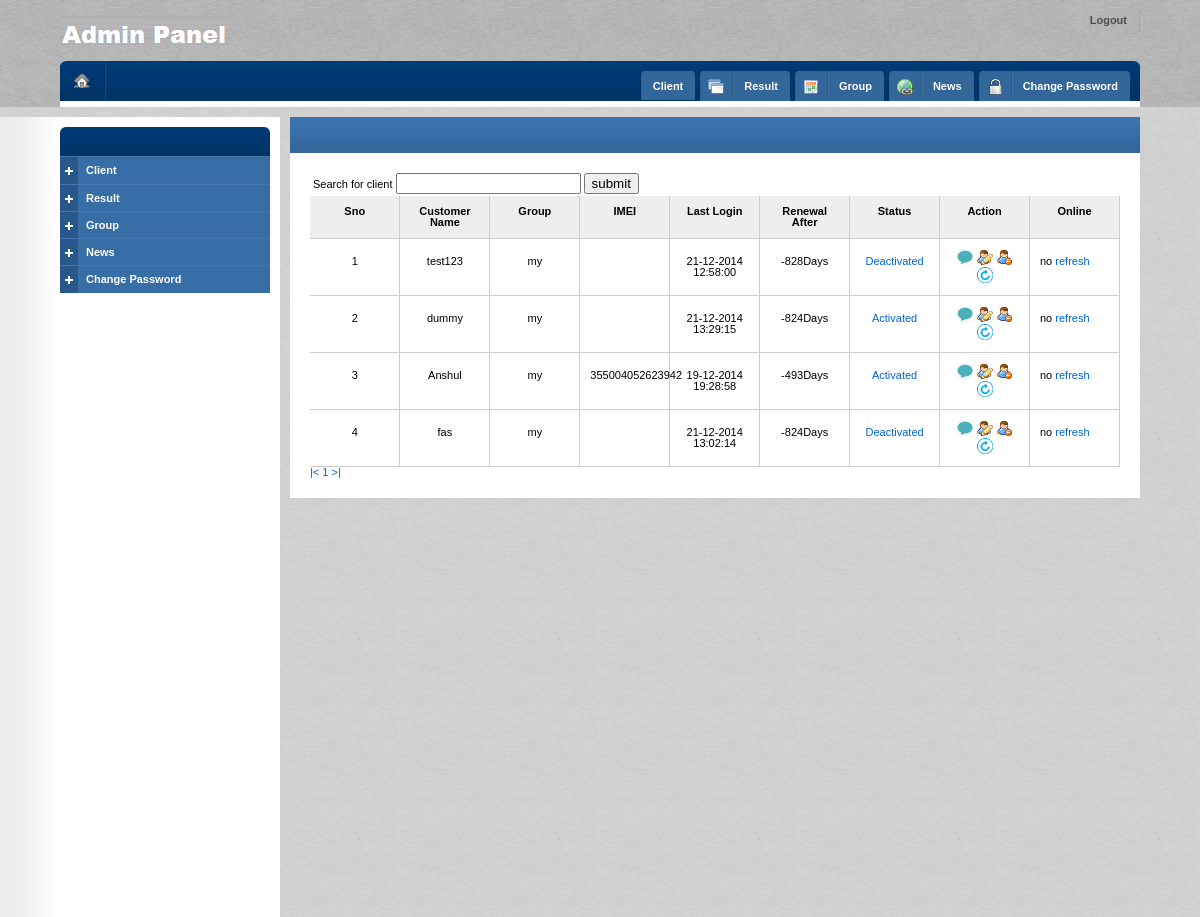
Page /view_client.php (signed in) on the committed database.
### tables this page shows
CREATE TABLE IF NOT EXISTS `customer` (
  `sno` int(8) NOT NULL AUTO_INCREMENT,
  `customer_name` varchar(128) NOT NULL DEFAULT '',
  `login_id` varchar(128) NOT NULL DEFAULT '',
  `password` varchar(128) NOT NULL DEFAULT '',
  `date_of_birth` date NOT NULL,
  `charges` int(8) NOT NULL,
  `profilename` varchar(255) NOT NULL,
  `uid` varchar(128) NOT NULL,
  `active_date` timestamp NOT NULL DEFAULT CURRENT_TIMESTAMP,
  `status` int(8) NOT NULL DEFAULT '0',
  `device_name` varchar(255) DEFAULT NULL,
  `imei` varchar(255) DEFAULT NULL,
  `expiry_date` datetime NOT NULL,
  `last_seen` text,
  `AddBy` varchar(100) NOT NULL,
  `online` tinyint(1) NOT NULL DEFAULT '0',
  PRIMARY KEY (`sno`),
  UNIQUE KEY `sno` (`sno`)
);

### view_client.php (the view, shortened to what this page needs)
<?php
$userTemp = $_SESSION['username'];
$currentdate=date('Y-m-d H:i:s');
$num_rec_per_page=10;
$query = "select customer_name,profilename,charges,expiry_date,DATEDIFF(expiry_date,'$currentdate'),sno as sno_now,status,login_id,password,uid,date_of_birth,imei,last_seen,online from customer where AddBy ='$userTemp'";
$result =  mysql_query($query) or die('cud not select');
?>
<!DOCTYPE html PUBLIC "-//W3C//DTD XHTML 1.0 Strict//EN" "http://www.w3.org/TR/xhtml1/DTD/xhtml1-strict.dtd">
<html xmlns="http://www.w3.org/1999/xhtml"><head><meta http-equiv="Content-Type" content="text/html; charset=UTF-8">
		<link rel="stylesheet" type="text/css" href="css/reset.css">
		<link rel="stylesheet" type="text/css" href="css/style.css" media="screen">
		<link id="color" rel="stylesheet" type="text/css" href="css/blue.css">
	<link rel="stylesheet" href="css/ui.css"></head>
	<body>
<div id="header">
			<div id="logo">
				<h1><a href="index.php" title="BlackWallet Admin Panel"><img src="image/logo.png" alt="BlackWallet Admin Panel"></a></h1>
			</div>
			<ul id="user">
				<li><a href="logout.php">Logout</a></li>
			</ul>
			<div id="header-inner">
				<div id="home">
					<a href="index.php" title="Home"></a>
				</div>
				<ul id="quick">
					<li>
						<a href="#" title="Products"><span class="normal">Client</span></a>
					</li>
					<li>
						<a href="#" title="Products"><span class="icon"><img src="image/application_double.png" alt="Products"></span><span>Result</span></a>
					</li>
					<li>
						<a href="" title="Events"><span class="icon"><img src="image/calendar.png" alt="Events"></span><span>Group</span></a>
					</li>
					<?php if($_SESSION['username']==='admin'){
					echo "<li>"."<a href=\"\" title=\"Links\"><span class=\"icon\"><img src=\"image/world_link.png\" alt=\"Links\"></span><span>News</span></a><ul style=\"visibility: hidden;\"><li><a href=\"add_news.php\">Add News</a></li><li class=\"last\"><a href=\"view_news.php\">View News</a></li></ul></li>";
					}
					?>
				<li>
						<a href="" title="Links"><span class="icon"><img src="image/password_img.png" alt="Links"></span><span>Change Password</span></a>
					</li>
				</ul>
				<div class="corner tl"></div>
				<div class="corner tr"></div>
			</div>
		</div>
		<div id="content">
			<div id="left">
				<div id="menu">
					<h6 id="h-menu-products" class="selected"><a href="#"><span></span>&nbsp;</a></h6>
					<ul id="menu-products" class="opened">
						<li class="collapsible">
							<a href="#" class="collapsible plus">Client</a>
						</li>
						<li class="collapsible last">
							<a href="#" class="collapsible plus">Result</a>
						</li>
                        <li class="collapsible last">
							<a href="#" class="collapsible plus">Group</a>
						</li>
                        <?php if($_SESSION['username']==='admin'){
						echo "<li class=\"collapsible last\">"."<a href=\"#\" class=\"collapsible plus\">News</a><ul class=\"collapsed\"><li><a href=\"add_news.php\">Add News</a></li><li class=\"last\"><a href=\"view_news.php\">View News</a></li></ul></li>";
						}
						?>
                        <li class="collapsible last">
							<a href="#" class="collapsible plus">Change Password</a>
						</li>
					</ul>
				</div>
				</div>
			<div id="right">
				<div class="box">
					<div class="title">
						<h5>&nbsp;</h5>
					</div>
					<form action="view_client.php" method="post" style="margin: 2px 23px;">
						<div>
							<label for="searchForClient">Search for client</label>
							<input type="text" name="searchForClient" id="searchForClient">
							<input style="display: inline;"type="submit" name="submitForSearchClient" value="submit">
						</div>
					</form>
					<div class="table">
						<table width="100%" style=" table-layout:fixed;">
							<thead>
								<tr>
                                                                       <th >Sno</th>
									<th >Customer Name</th>
                                    <th>Group</th>
									<th>IMEI</th>
									<th >Last Login</th>
									<th>Renewal After</th>
									<th>Status</th>
									<th>Action</th>
									<th>Online</th>
								</tr>
							</thead>
<?php
        $sno= 0;
       while( $row = mysql_fetch_array($result))
         {
         $customer_name = $row[0];
         $profilename = $row[1];
         $charges = $row[2];
         $date = $row[3];
         $renewal=$row[4]."Days";
         $sno_current = $row[5];
         $status = $row[6];
		 $login_id = $row[7];
		 $password= $row[8];
		 $uid = $row[9];
		 $date_of_birth = $row[10];
		 $imei = $row[11];
		 $last_login = $row[12];
		 $online = $row[13];
          $sno++;
?>
							<tbody>
								<tr>
									<td align="center"  width="2%"><?php echo $sno?></td>
                                <td align="center" width="15%"><?php echo $customer_name?></td>
                                 <td align="center" width="15%" style="overflow:hidden;"><?php echo $profilename?></td>
                                <td align="center" width="10%"><?php echo $imei?></td>
								   <td align="center" width="15%"><?php echo $last_login?></td>
                                <td align="center" width="10%"><?php echo $renewal?></td>
								 <td align="center" width="5%"><a href="status_update_client.php?customer_name=<?php echo $customer_name?>&status=<?php echo $status?>&expiry_date=<?php echo $date?>&charges=<?php echo $charges?>&sno=<?php echo $sno_current?>"><?php if($status == '1'){echo "Activated" ;}else{ echo "Deactivated" ;}?></a></a></td>
                                <td align="center" width="10%" bgcolor="#FFFFFF">
                                 <a href="gcm/send_message.php?uid=<?php echo $uid?>"  id="edit_button" name="edit_button">
									<img src="image/icons/gcm.png" title="send message" width="16" height="16"/>
                                </a>
								 <a href="client_edit.php?customer_name=<?php echo $customer_name?>&profilename=<?php echo $profilename?>&sno=<?php echo $sno_current?>&date_of_birth=<?php echo $date_of_birth?>&charges=<?php echo $charges?>&expiry_date=<?php echo $date?>&login_id=<?php echo $login_id?>&password=<?php echo $password?>&uid=<?php echo $uid?>"  id="edit_button" name="edit_button">
                                <img src="image/icons/user_edit.png" title="Edit Client" width="16" height="16"/>
                                </a>
                               <a href="client_delete.php?customer_name=<?php echo $customer_name?>&profilename=<?php echo $profilename?>&sno=<?php echo $sno_current?>&charges=<?php echo $charges?>" onClick="return confirm('Are you sure to delete this Client?');" id="delete_button" name="delete_button">
                                <img src="image/icons/user_delete.png" title="Delete Client" width="16" height="16"/>
                                </a>
    <a href="client_reset.php?customer_name=<?php echo $customer_name?>&profilename=<?php echo $profilename?>&sno=<?php echo $sno_current?>&charges=<?php echo $charges?>" onClick="return confirm('Are you sure to reset this Client?');" id="reset_button" name="reset_button">
                                <img src="image/icons/refresh.png" title="Reset Client" width="16" height="16"/>
                                </a>
                                </td>
								<td>
									<?php if($online){echo "Yes";} else{echo "no";} echo "<a href=\"#\" onclick=\"location.reload(true);\"> refresh</a>"; ?>
								</td>
								</tr>
<?php } ?>
							</tbody>
						</table>
						<?php
							$sql = "SELECT * FROM customer";
							$rs_result = mysql_query($sql);
							$total_records = mysql_num_rows($rs_result);
							$total_pages = ceil($total_records / $num_rec_per_page);
							echo "<a href='view_client.php?page=1'>".'|<'."</a> ";
							for ($i=1; $i<=$total_pages; $i++) {
										echo "<a href='view_client.php?page=".$i."'>".$i."</a> ";
							};
							echo "<a href='view_client.php?page=$total_pages'>".'>|'."</a> ";
						?>
					</div>
				</div>
				</body></html>

### css/blue.css (style rules this page uses)
#header #header-inner { background: #b0b0b0 url("../image/header_inner.png") repeat-x; }
#header #header-inner #home a { background: url("../image/button_home.png"); }
#header #header-inner #quick li a { background: #336699 url("../image/quick_l.png") no-repeat top left; }
#header #header-inner #quick li span { background: url("../image/quick_r.png") no-repeat top right; border-left: 1px solid #3f6f9f; }
#header #header-inner #quick li span.icon { background: url("../image/quick_l.png") no-repeat top left; border-right: 1px solid #2e5c89; }
#header #header-inner div.corner { background: url("../image/header_inner_corners.png") no-repeat; }
#header #header-inner div.tl { top: 0; left: 0; background-position: 0 0; }
#header #header-inner div.tr { top: 0; right: 0; background-position: -6px 0; }
#content #left #menu h6.selected { background: #00376e url("../image/menu_selected.png") repeat-x; }
#content #left #menu h6.selected a { background: url("../image/menu_l_selected.png") no-repeat top left; }
#content #left #menu h6.selected span { background: url("../image/menu_r_selected.png") no-repeat top right; }
#content #left #menu ul { background: #376ea6; }
#content #left #menu li { border-top: 1px solid #4377ab; border-bottom: 1px solid #326395; }
#content #left #menu li.collapsible { background: url("../image/menu_border.png") no-repeat top left; }
#content div.box div.title { background: #336699 url("../image/title.png") repeat-x; }

### rows in the picture
customer: customer_name "test123", profilename "my", last_seen "21-12-2014 12:58:00", renewal "-828Days", status "Deactivated", online "no"
customer: customer_name "dummy", profilename "my", last_seen "21-12-2014 13:29:15", renewal "-824Days", status "Activated", online "no"
customer: customer_name "Anshul", profilename "my", imei "355004052623942", last_seen "19-12-2014 19:28:58", renewal "-493Days", status "Activated", online "no"
customer: customer_name "fas", profilename "my", last_seen "21-12-2014 13:02:14", renewal "-824Days", status "Deactivated", online "no"
